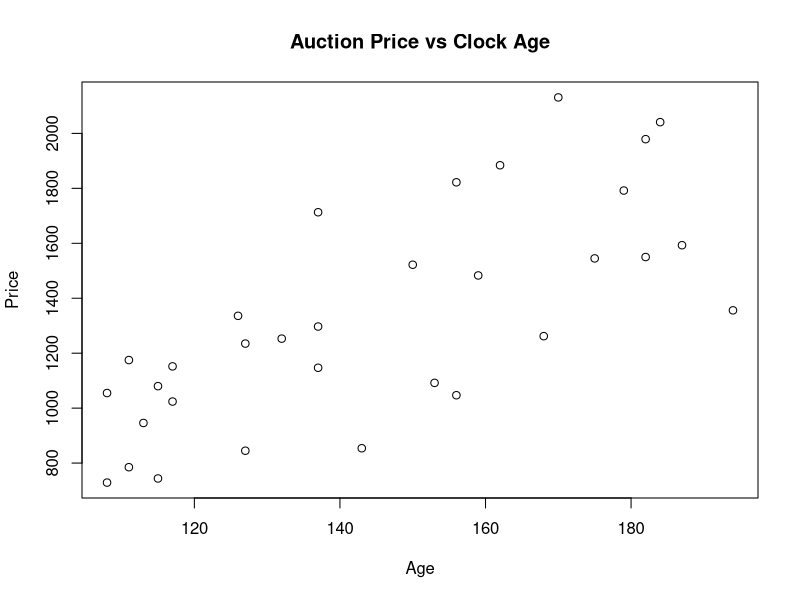
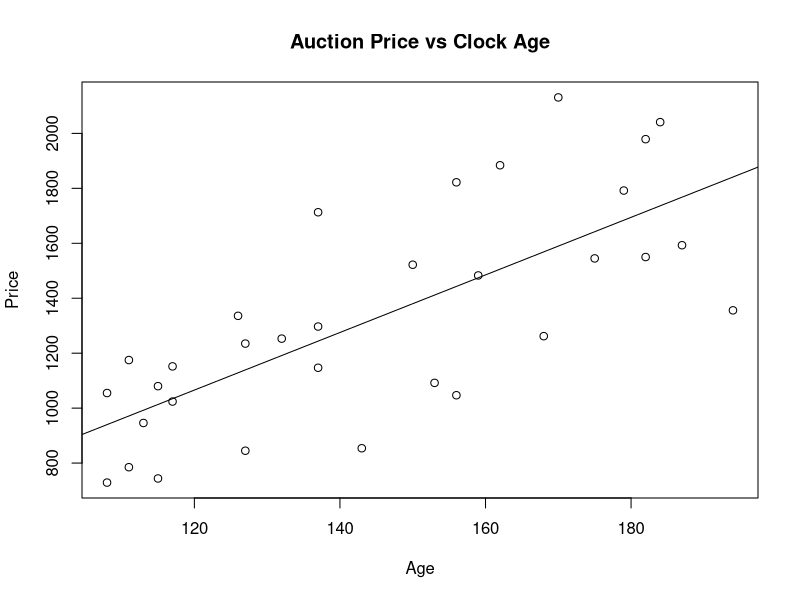
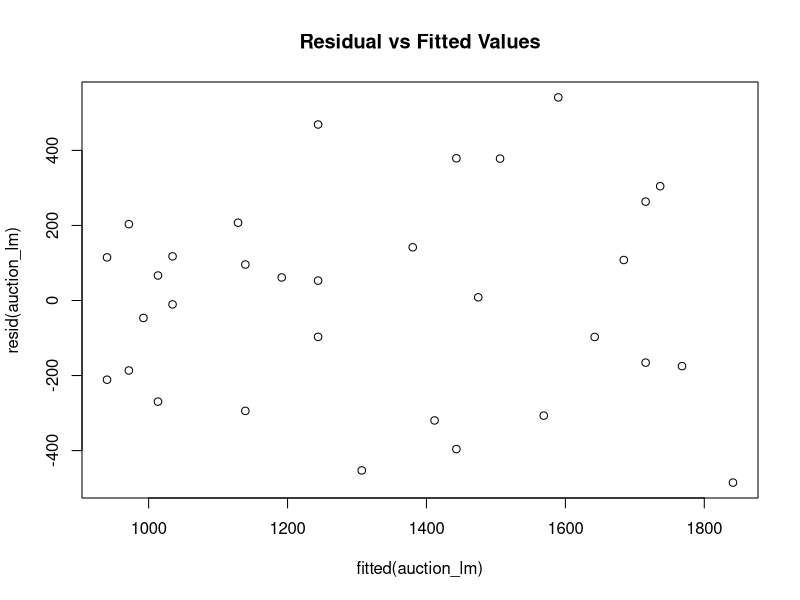
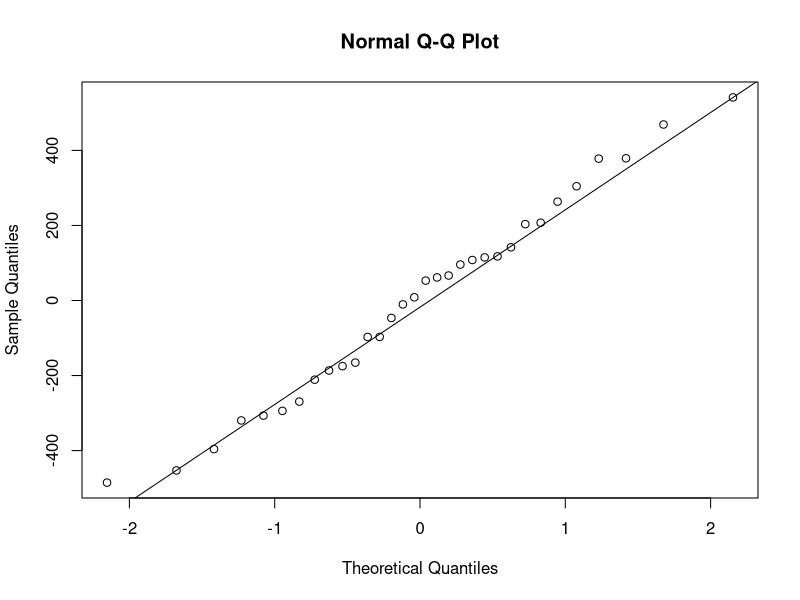
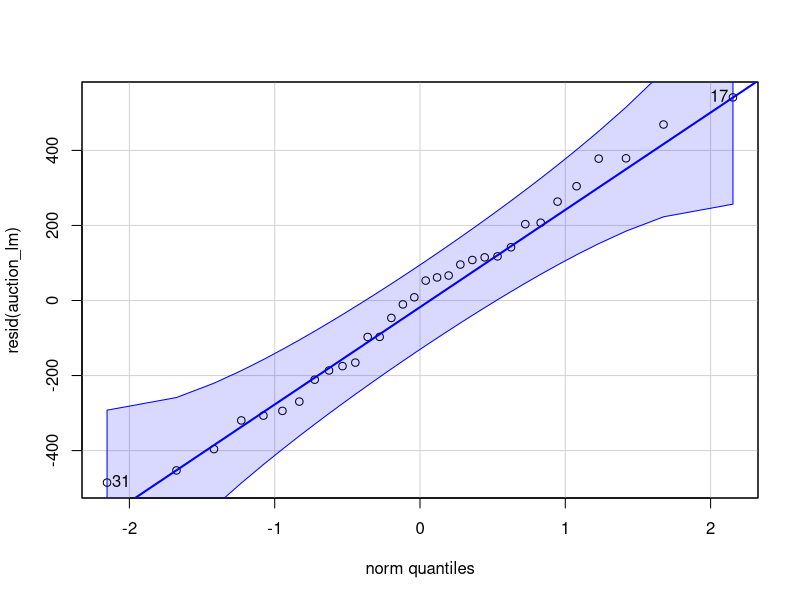

Reproduce these figures in R, in order.
## ---- chunk 1
knitr::opts_chunk$set(echo = TRUE, comment=NA, toc=TRUE)
library(tidyverse)
## ---- chunk 2
library(tidyverse)
## ---- chunk 3
auction <- read_csv("auction.csv")
## ---- chunk 4
attach(auction)
head(auction)
## ---- chunk 5
plot(Price ~ Age, main="Auction Price vs Clock Age")
## ---- chunk 6
auction_lm <- lm(Price ~ Age)
summary(auction_lm)
## ---- chunk 7
plot(Price ~ Age, main="Auction Price vs Clock Age")
abline(auction_lm)
## ---- chunk 8
plot(fitted(auction_lm), resid(auction_lm), main="Residual vs Fitted Values")
## ---- chunk 9
qqnorm(resid(auction_lm))
qqline(resid(auction_lm))
## ---- chunk 10
library(car)
qqPlot(resid(auction_lm))
## ---- chunk 11
-191.66 + 10.48 * 160
